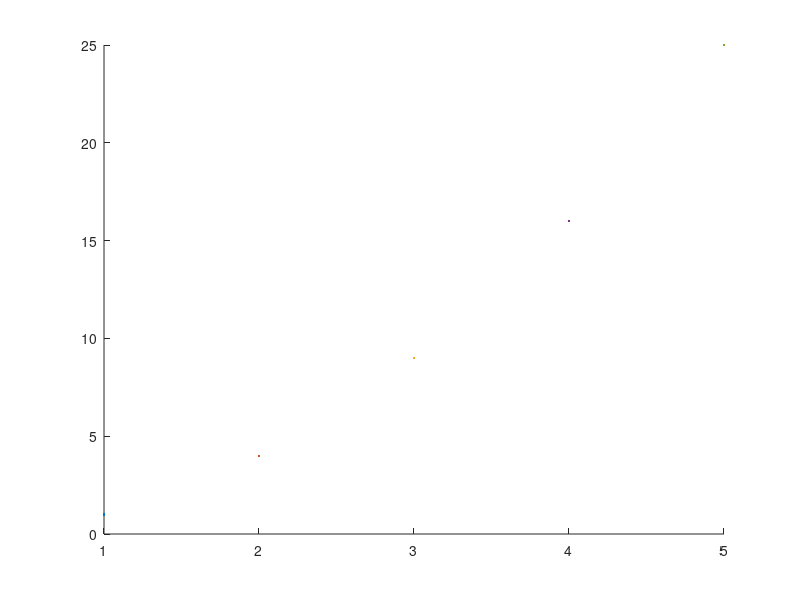

MATLAB code to generate this figure: (Note: this script raises an error after producing the figure.)

X={1 2 3 4 5};
Y={1 4 9 16 25};

x = cell2mat(X);
y = cell2mat(Y);


figure
hold on
p = cellfun(@plot,X,Y);
for i = 1:size(p,2)
    p(1,i).Marker = 'o';
    p(1,i).MarkerFaceColor = p(i).Color;
end
%[p.Marker] = deal('o');
%p.MarkerFaceColor = {p.Color}
%arrayfun(@(a) set(a.Marker) 'o', p(:);
% p(1).Marker = 'o';
% p(2).Marker = '+';
% p(3).Marker = 's';
hold off

